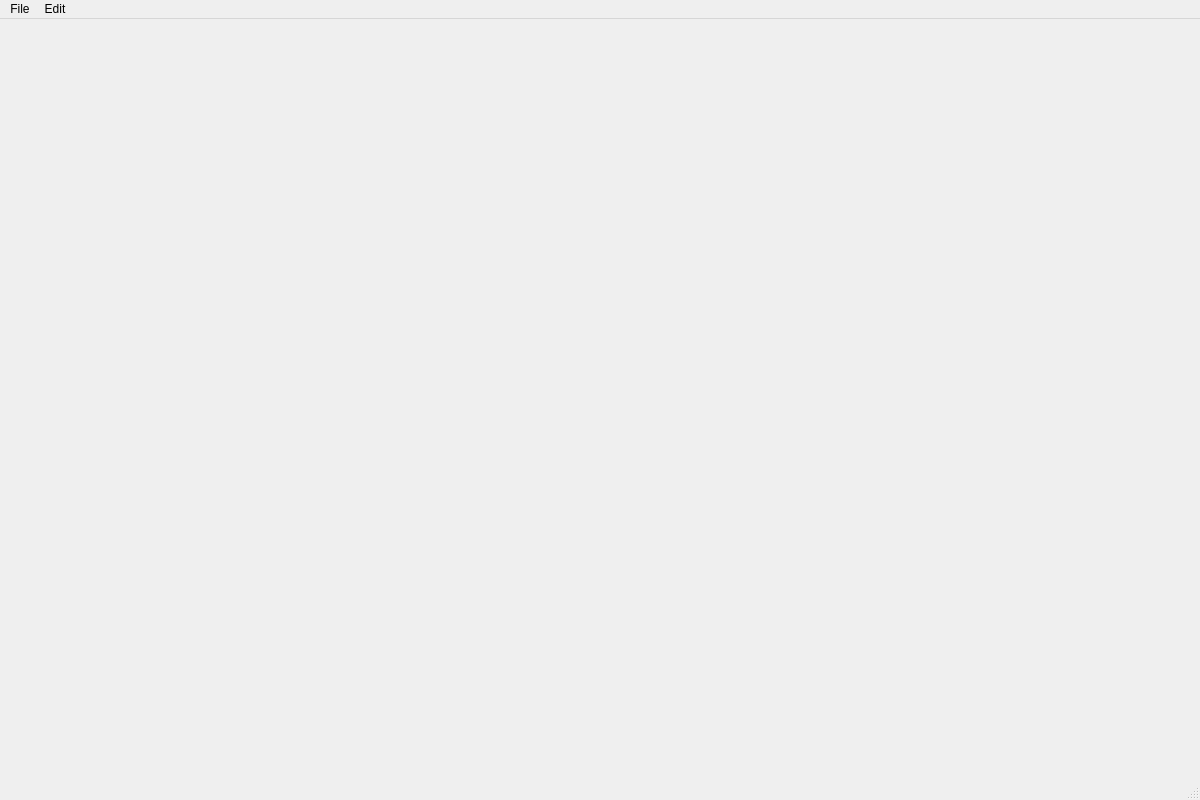
<?xml version="1.0" encoding="UTF-8"?>
<ui version="4.0">
 <class>PYSWindow</class>
 <widget class="QMainWindow" name="PYSWindow">
  <property name="geometry">
   <rect>
    <x>0</x>
    <y>0</y>
    <width>1200</width>
    <height>800</height>
   </rect>
  </property>
  <property name="windowTitle">
   <string>PYS matavimai</string>
  </property>
  <widget class="QWidget" name="centralwidget"/>
  <widget class="QMenuBar" name="menubar">
   <property name="geometry">
    <rect>
     <x>0</x>
     <y>0</y>
     <width>1200</width>
     <height>27</height>
    </rect>
   </property>
   <widget class="QMenu" name="menuFile">
    <property name="title">
     <string>File</string>
    </property>
    <addaction name="actionClose"/>
   </widget>
   <widget class="QMenu" name="menuEdit">
    <property name="title">
     <string>Edit</string>
    </property>
    <addaction name="actionSettings"/>
   </widget>
   <addaction name="menuFile"/>
   <addaction name="menuEdit"/>
  </widget>
  <widget class="QStatusBar" name="statusbar"/>
  <action name="actionClose">
   <property name="text">
    <string>Close</string>
   </property>
  </action>
  <action name="actionSettings">
   <property name="text">
    <string>Settings ...</string>
   </property>
  </action>
 </widget>
 <resources/>
 <connections/>
</ui>
